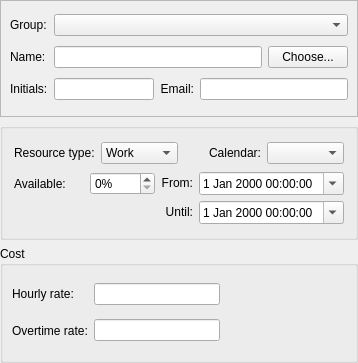
<ui version="4.0" >
 <author>Dag Andersen &lt;danders@get2net.dk></author>
 <class>KPlato::ResourceDialogBase</class>
 <widget class="QWidget" name="KPlato::ResourceDialogBase" >
  <property name="geometry" >
   <rect>
    <x>0</x>
    <y>0</y>
    <width>358</width>
    <height>363</height>
   </rect>
  </property>
  <layout class="QVBoxLayout" name="verticalLayout" >
   <property name="margin" >
    <number>0</number>
   </property>
   <item>
    <widget class="QFrame" name="frame" >
     <property name="frameShape" >
      <enum>QFrame::StyledPanel</enum>
     </property>
     <property name="frameShadow" >
      <enum>QFrame::Raised</enum>
     </property>
     <layout class="QGridLayout" >
      <property name="margin" >
       <number>9</number>
      </property>
      <property name="spacing" >
       <number>6</number>
      </property>
      <item row="1" column="0" >
       <widget class="QLabel" name="textLabel1" >
        <property name="text" >
         <string>Name:</string>
        </property>
        <property name="wordWrap" >
         <bool>false</bool>
        </property>
        <property name="buddy" >
         <cstring>nameEdit</cstring>
        </property>
       </widget>
      </item>
      <item row="1" column="2" >
       <layout class="QHBoxLayout" >
        <property name="spacing" >
         <number>6</number>
        </property>
        <property name="margin" >
         <number>0</number>
        </property>
        <item>
         <widget class="QLineEdit" name="nameEdit" >
          <property name="focusPolicy" >
           <enum>Qt::WheelFocus</enum>
          </property>
          <property name="text" >
           <string/>
          </property>
         </widget>
        </item>
        <item>
         <widget class="QPushButton" name="chooseBtn" >
          <property name="toolTip" >
           <string>Choose resource from addressbook</string>
          </property>
          <property name="text" >
           <string>Choose...</string>
          </property>
         </widget>
        </item>
       </layout>
      </item>
      <item row="2" column="0" >
       <widget class="QLabel" name="textLabel1_2" >
        <property name="text" >
         <string>Initials:</string>
        </property>
        <property name="wordWrap" >
         <bool>false</bool>
        </property>
        <property name="buddy" >
         <cstring>initialsEdit</cstring>
        </property>
       </widget>
      </item>
      <item row="2" column="2" >
       <layout class="QHBoxLayout" >
        <property name="spacing" >
         <number>6</number>
        </property>
        <property name="margin" >
         <number>0</number>
        </property>
        <item>
         <widget class="QLineEdit" name="initialsEdit" >
          <property name="sizePolicy" >
           <sizepolicy vsizetype="Fixed" hsizetype="Fixed" >
            <horstretch>0</horstretch>
            <verstretch>0</verstretch>
           </sizepolicy>
          </property>
          <property name="maximumSize" >
           <size>
            <width>100</width>
            <height>32767</height>
           </size>
          </property>
          <property name="text" >
           <string/>
          </property>
         </widget>
        </item>
        <item>
         <widget class="QLabel" name="textLabel1_2_2" >
          <property name="text" >
           <string>&lt;p align="right">Email:&lt;/p></string>
          </property>
          <property name="wordWrap" >
           <bool>false</bool>
          </property>
          <property name="buddy" >
           <cstring>emailEdit</cstring>
          </property>
         </widget>
        </item>
        <item>
         <widget class="QLineEdit" name="emailEdit" >
          <property name="text" >
           <string/>
          </property>
         </widget>
        </item>
       </layout>
      </item>
      <item row="0" column="0" >
       <widget class="QLabel" name="groupLabel" >
        <property name="text" >
         <string>Group:</string>
        </property>
       </widget>
      </item>
      <item row="0" column="2" >
       <widget class="QComboBox" name="group" />
      </item>
     </layout>
    </widget>
   </item>
   <item>
    <widget class="QGroupBox" name="groupBox_2" >
     <property name="title" >
      <string/>
     </property>
     <property name="flat" >
      <bool>true</bool>
     </property>
     <layout class="QVBoxLayout" name="verticalLayout_2" >
      <item>
       <layout class="QHBoxLayout" >
        <property name="spacing" >
         <number>6</number>
        </property>
        <property name="margin" >
         <number>0</number>
        </property>
        <item>
         <widget class="QLabel" name="textLabel7" >
          <property name="text" >
           <string>Resource type:</string>
          </property>
          <property name="wordWrap" >
           <bool>false</bool>
          </property>
          <property name="buddy" >
           <cstring>type</cstring>
          </property>
         </widget>
        </item>
        <item>
         <widget class="QComboBox" name="type" >
          <item>
           <property name="text" >
            <string>Work</string>
           </property>
          </item>
          <item>
           <property name="text" >
            <string>Material</string>
           </property>
          </item>
         </widget>
        </item>
        <item>
         <widget class="QLabel" name="textLabel2" >
          <property name="text" >
           <string>&lt;p align="right">Calendar:&lt;/p></string>
          </property>
          <property name="wordWrap" >
           <bool>false</bool>
          </property>
          <property name="buddy" >
           <cstring>calendarList</cstring>
          </property>
         </widget>
        </item>
        <item>
         <widget class="QComboBox" name="calendarList" />
        </item>
       </layout>
      </item>
      <item>
       <layout class="QGridLayout" name="gridLayout" >
        <item row="0" column="0" >
         <widget class="QLabel" name="textLabel3" >
          <property name="text" >
           <string>Available:</string>
          </property>
          <property name="wordWrap" >
           <bool>false</bool>
          </property>
          <property name="buddy" >
           <cstring>units</cstring>
          </property>
         </widget>
        </item>
        <item row="0" column="1" >
         <widget class="QSpinBox" name="units" >
          <property name="enabled" >
           <bool>true</bool>
          </property>
          <property name="focusPolicy" >
           <enum>Qt::WheelFocus</enum>
          </property>
          <property name="suffix" >
           <string>%</string>
          </property>
          <property name="maximum" >
           <number>9999</number>
          </property>
         </widget>
        </item>
        <item row="0" column="2" >
         <widget class="QLabel" name="textLabel1_3" >
          <property name="text" >
           <string>&lt;p align="right">From:&lt;/p></string>
          </property>
          <property name="wordWrap" >
           <bool>false</bool>
          </property>
          <property name="buddy" >
           <cstring>availableFrom</cstring>
          </property>
         </widget>
        </item>
        <item row="0" column="3" >
         <widget class="QDateTimeEdit" name="availableFrom" >
          <property name="calendarPopup" >
           <bool>true</bool>
          </property>
         </widget>
        </item>
        <item row="1" column="0" >
         <spacer>
          <property name="orientation" >
           <enum>Qt::Horizontal</enum>
          </property>
          <property name="sizeType" >
           <enum>QSizePolicy::Expanding</enum>
          </property>
          <property name="sizeHint" stdset="0" >
           <size>
            <width>40</width>
            <height>20</height>
           </size>
          </property>
         </spacer>
        </item>
        <item row="1" column="2" >
         <widget class="QLabel" name="textLabel1_3_2" >
          <property name="text" >
           <string>&lt;p align="right">Until:&lt;/p></string>
          </property>
          <property name="wordWrap" >
           <bool>false</bool>
          </property>
          <property name="buddy" >
           <cstring>availableUntil</cstring>
          </property>
         </widget>
        </item>
        <item row="1" column="3" >
         <widget class="QDateTimeEdit" name="availableUntil" >
          <property name="calendarPopup" >
           <bool>true</bool>
          </property>
         </widget>
        </item>
       </layout>
      </item>
     </layout>
    </widget>
   </item>
   <item>
    <widget class="QGroupBox" name="groupBox" >
     <property name="title" >
      <string>Cost</string>
     </property>
     <layout class="QGridLayout" >
      <property name="margin" >
       <number>9</number>
      </property>
      <property name="spacing" >
       <number>6</number>
      </property>
      <item row="0" column="0" >
       <widget class="QLabel" name="textLabel3_2" >
        <property name="text" >
         <string>Hourly rate:</string>
        </property>
        <property name="wordWrap" >
         <bool>false</bool>
        </property>
        <property name="buddy" >
         <cstring>rateEdit</cstring>
        </property>
       </widget>
      </item>
      <item row="0" column="1" >
       <widget class="QLineEdit" name="rateEdit" >
        <property name="focusPolicy" >
         <enum>Qt::WheelFocus</enum>
        </property>
       </widget>
      </item>
      <item row="1" column="0" >
       <widget class="QLabel" name="textLabel4_2" >
        <property name="text" >
         <string>Overtime rate:</string>
        </property>
        <property name="wordWrap" >
         <bool>false</bool>
        </property>
        <property name="buddy" >
         <cstring>overtimeEdit</cstring>
        </property>
       </widget>
      </item>
      <item row="1" column="1" >
       <widget class="QLineEdit" name="overtimeEdit" >
        <property name="focusPolicy" >
         <enum>Qt::WheelFocus</enum>
        </property>
        <property name="text" >
         <string/>
        </property>
       </widget>
      </item>
      <item row="1" column="2" >
       <spacer>
        <property name="orientation" >
         <enum>Qt::Horizontal</enum>
        </property>
        <property name="sizeType" >
         <enum>QSizePolicy::Expanding</enum>
        </property>
        <property name="sizeHint" stdset="0" >
         <size>
          <width>111</width>
          <height>23</height>
         </size>
        </property>
       </spacer>
      </item>
     </layout>
    </widget>
   </item>
  </layout>
 </widget>
 <layoutdefault spacing="6" margin="11" />
 <pixmapfunction>qPixmapFromMimeSource</pixmapfunction>
 <tabstops>
  <tabstop>group</tabstop>
  <tabstop>nameEdit</tabstop>
  <tabstop>chooseBtn</tabstop>
  <tabstop>initialsEdit</tabstop>
  <tabstop>emailEdit</tabstop>
  <tabstop>type</tabstop>
  <tabstop>calendarList</tabstop>
  <tabstop>units</tabstop>
  <tabstop>availableFrom</tabstop>
  <tabstop>availableUntil</tabstop>
  <tabstop>rateEdit</tabstop>
  <tabstop>overtimeEdit</tabstop>
 </tabstops>
 <includes>
  <include location="local" >kdatetimewidget.h</include>
  <include location="local" >kdatewidget.h</include>
 </includes>
 <resources/>
 <connections/>
</ui>
